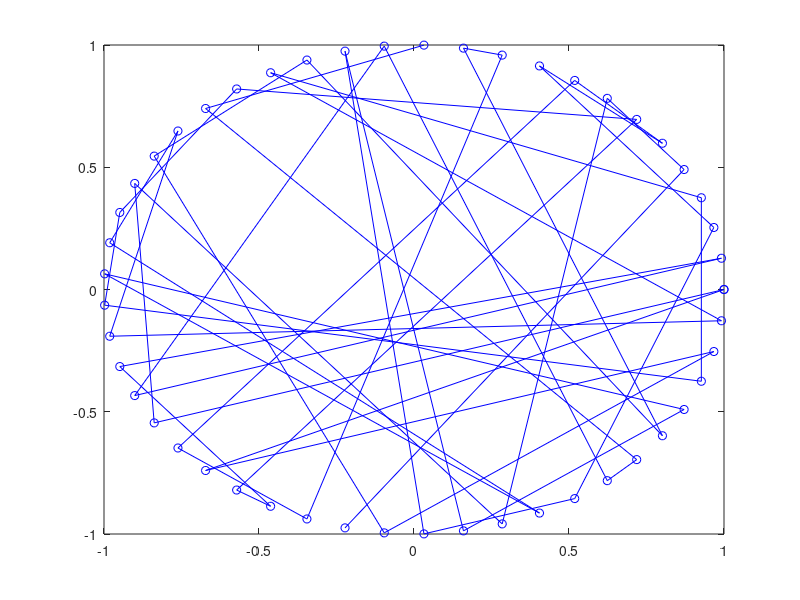

Reproduce this figure in MATLAB.
% We first need to generate the nodes in a circle
numCities = 50;

radians = linspace(0, 2*pi, numCities);

x = cos(radians);
y = sin(radians);

cities = repmat(struct('x', 0, 'y', 0, 'id', 0), 1, numCities);

coordPerm = randperm(numCities);

for i = 1:numCities
    cities(i).id = i;
    cities(i).x = x(coordPerm(i));
    cities(i).y = y(coordPerm(i));
end

plot([cities(:).x],[cities(:).y], 'bo-')

% Here is where we will implement the ant colony algorithm
% First we will identify all of the actors:
%    - k    : an ant
%    - r    : a current city (it is supposed that k is at r)
%    - s    : a destination city
%    - M_k  : the memory of ant k, keeps track of past visits
%    - tau  : pheremone vector such that tau(r, u) is the amount of
%             pheremone on edge (r, u)
%    - eta  : A heuristic function which assigns some value to edges such
%             that eta(r, u) is the heuristic value of edge (r,u). For TSP,
%             this function is often the inverse distance between cities
%    - beta : A parameter which determines the weight of the heurstic function
%    - q_0  : A parameter determining how often we take the route with the best
%             tau and eta values vs a random route
%    - S    : A random variable which is governed by the p_k distribution
%    - p_k  : The probability distribution of the variable S which favors 
%             shorter edges and higher pheremones. p_k(r,s) is the probability
%             that ant k will choose to move from city r to city s
%    - rho  : the pheromone evaporation rate
%    - delta-tau: the global pheromone update rate

% The algorithm proceeds in the following manner:
% while score_not_good_enough
%   for ant_k in colony
%     place ant_k at random city
%     with probabily q_0, ant_k will move to the city with best tau and eta
%     otherwise, ant_k will move to a random city based on p_k
%   end
%   Perform global pheremone update:
%   for edge in edge_set
%       if (edge is traversed)
%           tau(edge) = (1 - rho) * tau(edge) + delta-tau
%       else 
%           tau(edge) = (1 - rho) * tau(edge)
%   end
% end